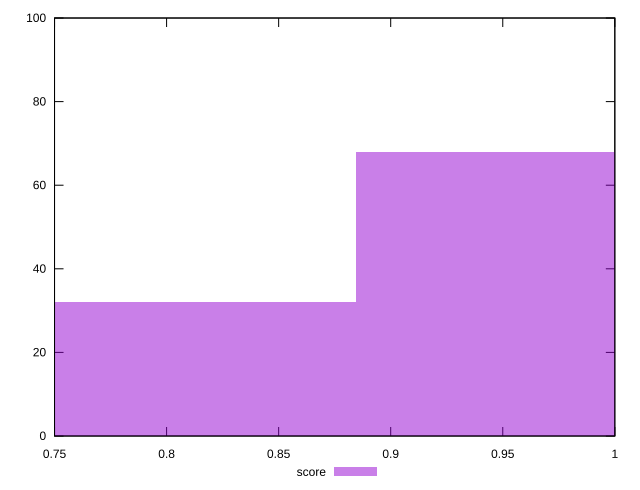

Here is the gnuplot script that generated this plot:
reset

$score <<EOF
0.9526371635758024 68
0.8165461402078307 32
EOF

set key outside below
set boxwidth 0.13609102336797177
set xrange [0.75:1]
set yrange [0:100]
set trange [0:100]
set style fill transparent solid 0.5 noborder
set terminal svg size 640, 490 enhanced background rgb 'white'
set output "report/report_00029_2021-02-24T13-36-40.390Z/unminified-javascript/samples/agenda/score/histogram.svg"

plot $score title "score" with boxes

reset
